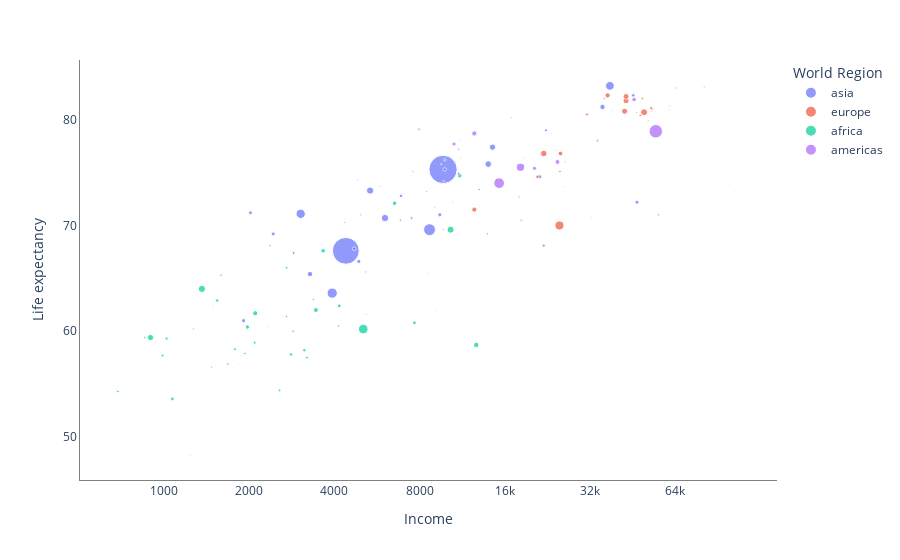

Notebook cell for this chart:
### Code cell
dfq1 = dfq1.dropna(subset=['four_regions'])

fig1 = px.scatter(dfq1, x="income", y= "life_exp", size="population", hover_name="country", color="four_regions")

# Customize the legend title and axis labels
fig1.update_layout(
    plot_bgcolor='white',
    xaxis=dict(linecolor='gray', type='log', 
               tickvals = [500, 1000, 2000, 4000, 8000, 16000, 32000, 64000],
               ticktext = ["500", "1000", "2000", "4000", "8000", "16k", "32k", "64k"]),  # Set x-axis line color to gray
    yaxis=dict(linecolor='gray', tickvals = [20, 30, 40, 50, 60, 70, 80, 90]),  # Set y-axis to log scale and customize ticks
    showlegend=True,  # Show the legend
    legend_title_text='World Region',
    xaxis_title='Income',
    yaxis_title='Life expectancy'
)

### Figure 1 — Plotly figure (JSON) as saved in the notebook; plotly's stock layout.template omitted (floating-point values rounded to 4 significant figures)
{"data": [{"hovertemplate": "<b>%{hovertext}</b><br><br>four_regions=asia<br>income=%{x}<br>life_exp=%{y}<br>population=%{marker.size}<extra></extra>", "hovertext": ["Afghanistan", "Australia", "Bahrain", "Bangladesh", "Bhutan", "Brunei", "Cambodia", "China", "Fiji", "India", "Indonesia", "Iran", "Iraq", "Israel", "Japan", "Jordan", "Kazakhstan", "Kiribati", "Kuwait", "Kyrgyz Republic", "Lao", "Lebanon", "Malaysia", "Maldives", "Marshall Islands", "Micronesia, Fed. Sts.", "Mongolia", "Myanmar", "Nauru", "Nepal", "New Zealand", "North Korea", "Oman", "Pakistan", "Palau", "Palestine", "Papua New Guinea", "Philippines", "Qatar", "Samoa", "Saudi Arabia", "Singapore", "Solomon Islands", "South Korea", "Sri Lanka", "Syria", "Tajikistan", "Thailand", "Timor-Leste", "Tonga", "Turkmenistan", "Tuvalu", "United Arab Emirates", "Uzbekistan", "Vanuatu", "Vietnam", "Yemen"], "legendgroup": "asia", "marker": {"color": "#636efa", "size": [29200000, 22200000, 1240000, 148000000, 686000, 389000, 14300000, 1370000000, 860000, 1230000000, 242000000, 73800000, 29700000, 7350000, 129000000, 7260000, 16300000, 103000, 2990000, 5420000, 6250000, 4950000, 28200000, 366000, 56400, 103000, 2720000, 50600000, 10000, 27000000, 4370000, 24500000, 3040000, 179000000, 18000, 4060000, 7310000, 94000000, 1860000, 186000, 27400000, 5130000, 528000, 49500000, 20300000, 21400000, 7530000, 67200000, 1090000, 104000, 5090000, 10500, 8550000, 28500000, 236000, 88000000, 23200000], "sizemode": "area", "sizeref": 3425000, "symbol": "circle"}, "mode": "markers", "name": "asia", "orientation": "v", "showlegend": true, "type": "scatter", "x": [1910, 45600, 44200, 3040, 8750, 69400, 2870, 9690, 10800, 4390, 8680, 14000, 9440, 36000, 37700, 11000, 22000, 1920, 60900, 4340, 5160, 18700, 21300, 17000, 3610, 3760, 8610, 3280, 7330, 2430, 38400, 2020, 32500, 3930, 16300, 5780, 3370, 6040, 99100, 6210, 47000, 81400, 2550, 35500, 9830, 6880, 2370, 14500, 3050, 5550, 9720, 3490, 56100, 4880, 3190, 5350, 4700], "xaxis": "x", "y": [61, 82.3, 75.3, 71.1, 71.3, 73.9, 67.4, 75.3, 67.7, 67.6, 69.6, 75.8, 71, 82, 83.2, 77.2, 68.1, 59, 80.9, 70.3, 65.6, 75.7, 74.6, 78, 64.2, 64.1, 65.5, 65.4, 60.5, 69.2, 80.9, 71.2, 70.8, 63.6, 67, 73.7, 63, 70.7, 73.9, 69.7, 72.2, 83.1, 57.6, 81.2, 75.3, 72.8, 68.1, 77.4, 70.2, 72.3, 69.6, 66.8, 71, 66.6, 64.5, 73.3, 67.8], "yaxis": "y"}, {"hovertemplate": "<b>%{hovertext}</b><br><br>four_regions=europe<br>income=%{x}<br>life_exp=%{y}<br>population=%{marker.size}<extra></extra>", "hovertext": ["Albania", "Andorra", "Armenia", "Austria", "Azerbaijan", "Belarus", "Belgium", "Bosnia and Herzegovina", "Bulgaria", "Croatia", "Cyprus", "Czech Republic", "Denmark", "Estonia", "Finland", "France", "Georgia", "Germany", "Greece", "Hungary", "Iceland", "Ireland", "Italy", "Latvia", "Lithuania", "Luxembourg", "Malta", "Moldova", "Monaco", "Montenegro", "Netherlands", "Norway", "Poland", "Portugal", "Romania", "Russia", "San Marino", "Serbia", "Slovak Republic", "Slovenia", "Spain", "Sweden", "Switzerland", "Turkey", "Ukraine", "United Kingdom"], "legendgroup": "europe", "marker": {"color": "#EF553B", "size": [2950000, 84500, 2880000, 8410000, 9030000, 9420000, 10900000, 3710000, 7430000, 4330000, 1110000, 10500000, 5550000, 1330000, 5370000, 62900000, 4100000, 80800000, 10900000, 9930000, 320000, 4550000, 59300000, 2120000, 3120000, 508000, 414000, 4090000, 35600, 624000, 16700000, 4890000, 38300000, 10600000, 20500000, 143000000, 31200, 8990000, 5400000, 2040000, 46900000, 9390000, 7810000, 72300000, 45800000, 63500000], "sizemode": "area", "sizeref": 3425000, "symbol": "circle"}, "mode": "markers", "name": "europe", "orientation": "v", "showlegend": true, "type": "scatter", "x": [11100, 46900, 9730, 53300, 13900, 18300, 48300, 11200, 18000, 24400, 37400, 34100, 51500, 28200, 46900, 43000, 10500, 49800, 31100, 25100, 47300, 52900, 43000, 22900, 26100, 108000, 32900, 9050, 64900, 17300, 52800, 61400, 25200, 31400, 20900, 25000, 64700, 15000, 26200, 33700, 37000, 49100, 64600, 22000, 12500, 42500], "xaxis": "x", "y": [78.1, 81.9, 74.2, 81, 69.2, 70.5, 80.4, 76.4, 72.7, 77.1, 79.8, 78, 79.9, 76.3, 80.7, 81.8, 72.2, 80.7, 80.5, 75.1, 82.8, 80.8, 82.2, 73.9, 73.7, 81.3, 81.2, 71.7, 79.2, 74.9, 81.1, 81.3, 76.8, 80.5, 74.6, 70, 81.9, 74.3, 76, 80, 82.3, 82, 83, 76.8, 71.5, 80.8], "yaxis": "y"}, {"hovertemplate": "<b>%{hovertext}</b><br><br>four_regions=africa<br>income=%{x}<br>life_exp=%{y}<br>population=%{marker.size}<extra></extra>", "hovertext": ["Algeria", "Angola", "Benin", "Botswana", "Burkina Faso", "Burundi", "Cameroon", "Cape Verde", "Central African Republic", "Chad", "Comoros", "Congo, Dem. Rep.", "Congo, Rep.", "Cote d'Ivoire", "Djibouti", "Egypt", "Equatorial Guinea", "Eritrea", "Ethiopia", "Gabon", "Gambia", "Ghana", "Guinea", "Guinea-Bissau", "Kenya", "Lesotho", "Liberia", "Libya", "Madagascar", "Malawi", "Mali", "Mauritania", "Mauritius", "Morocco", "Mozambique", "Namibia", "Niger", "Nigeria", "Rwanda", "Sao Tome and Principe", "Senegal", "Seychelles", "Sierra Leone", "Somalia", "South Africa", "South Sudan", "Sudan", "Tanzania", "Togo", "Tunisia", "Uganda", "Zambia", "Zimbabwe"], "legendgroup": "africa", "marker": {"color": "#00cc96", "size": [36000000, 23400000, 9200000, 1990000, 15600000, 8680000, 20300000, 493000, 4390000, 12000000, 690000, 64600000, 4270000, 20500000, 840000, 82800000, 944000, 3170000, 87600000, 1620000, 1790000, 24800000, 10200000, 1520000, 42000000, 2000000, 3890000, 6200000, 21200000, 14500000, 15000000, 3490000, 1250000, 32300000, 23500000, 2120000, 16500000, 159000000, 10000000, 180000, 12700000, 91300, 6420000, 12000000, 51200000, 9510000, 34500000, 44300000, 6420000, 10600000, 32400000, 13600000, 12700000], "sizemode": "area", "sizeref": 3425000, "symbol": "circle"}, "mode": "markers", "name": "africa", "orientation": "v", "showlegend": true, "type": "scatter", "x": [11100, 7680, 2710, 14800, 1780, 853, 3130, 6370, 1240, 1680, 2930, 895, 5190, 2810, 3770, 10300, 35400, 2350, 1360, 14900, 2090, 4160, 1930, 1840, 3440, 2390, 1490, 8480, 1540, 987, 2090, 4820, 17500, 6530, 1070, 9180, 1020, 5060, 1590, 3430, 2710, 23200, 1470, 686, 12700, 4140, 3650, 2100, 1270, 9820, 1970, 3200, 2560], "xaxis": "x", "y": [74.7, 60.8, 61.4, 57.8, 58.3, 59.4, 58.2, 74.5, 48.3, 56.9, 65.7, 59.4, 61.6, 57.8, 63.6, 69.6, 63.1, 60.4, 64, 63.7, 64.2, 62.4, 57.9, 56.9, 62, 48.2, 62.4, 73.2, 62.9, 57.7, 58.9, 68.4, 74.6, 72.1, 53.6, 61.9, 59.3, 60.2, 65.3, 69.3, 66, 73.4, 56.6, 54.3, 58.7, 60.5, 67.6, 61.7, 60.2, 76.2, 60.4, 57.5, 54.4], "yaxis": "y"}, {"hovertemplate": "<b>%{hovertext}</b><br><br>four_regions=americas<br>income=%{x}<br>life_exp=%{y}<br>population=%{marker.size}<extra></extra>", "hovertext": ["Antigua and Barbuda", "Argentina", "Bahamas", "Barbados", "Belize", "Bolivia", "Brazil", "Canada", "Chile", "Colombia", "Costa Rica", "Cuba", "Dominica", "Dominican Republic", "Ecuador", "El Salvador", "Grenada", "Guatemala", "Guyana", "Haiti", "Honduras", "Jamaica", "Mexico", "Nicaragua", "Panama", "Paraguay", "Peru", "St. Kitts and Nevis", "St. Lucia", "St. Vincent and the Grenadines", "Suriname", "Trinidad and Tobago", "United States", "Uruguay", "Venezuela"], "legendgroup": "americas", "marker": {"color": "#ab63fa", "size": [88000, 40900000, 355000, 282000, 322000, 10000000, 196000000, 34100000, 17100000, 45200000, 4580000, 11200000, 70900, 9700000, 15000000, 6180000, 106000, 14600000, 749000, 9950000, 8320000, 2810000, 114000000, 5820000, 3640000, 6250000, 29000000, 49000, 174000, 108000, 529000, 1330000, 309000000, 3360000, 28400000], "sizemode": "area", "sizeref": 3425000, "symbol": "circle"}, "mode": "markers", "name": "americas", "orientation": "v", "showlegend": true, "type": "scatter", "x": [17600, 24600, 36300, 15400, 7180, 6850, 15300, 45900, 22400, 12500, 16900, 7970, 12000, 13000, 11000, 7580, 13400, 7500, 10300, 2860, 4960, 9550, 18200, 4840, 23400, 10700, 10600, 23900, 14800, 11400, 17700, 28700, 54800, 18600, 20400], "xaxis": "x", "y": [76, 76, 73.2, 76.2, 73.8, 70.5, 74, 81.9, 79, 78.7, 80.2, 79.1, 72.4, 73.4, 74.9, 75.1, 72.6, 70.7, 65.7, 60, 71, 75.8, 75.5, 74.3, 78.7, 76, 77.7, 72.3, 76, 73.2, 72.8, 74.5, 78.9, 76.4, 75.4], "yaxis": "y"}], "layout": {"legend": {"itemsizing": "constant", "title": {"text": "World Region"}, "tracegroupgap": 0}, "margin": {"t": 60}, "plot_bgcolor": "white", "showlegend": true, "xaxis": {"anchor": "y", "domain": [0, 1], "linecolor": "gray", "ticktext": ["500", "1000", "2000", "4000", "8000", "16k", "32k", "64k"], "tickvals": [500, 1000, 2000, 4000, 8000, 16000, 32000, 64000], "title": {"text": "Income"}, "type": "log"}, "yaxis": {"anchor": "x", "domain": [0, 1], "linecolor": "gray", "tickvals": [20, 30, 40, 50, 60, 70, 80, 90], "title": {"text": "Life expectancy"}}}}
